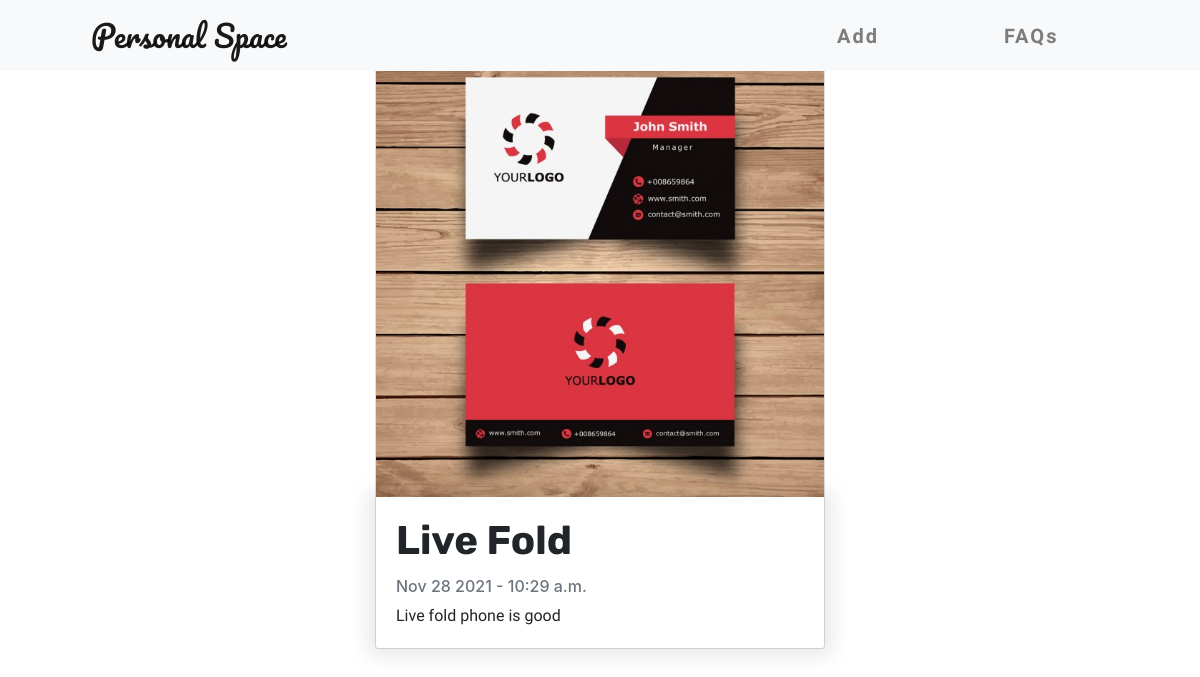
The page /livefold/ on the database its author committed.
### finatic/models.py (models this page shows, shortened)
class Lust(models.Model):
    title = models.CharField(max_length=100)
    slug = models.SlugField(max_length=100, unique=True)
    picture = models.ImageField()
    description = models.TextField()
    author = models.ForeignKey(User, on_delete=models.CASCADE)
    date = models.DateField(auto_now_add=True)
    time = models.TimeField(auto_now_add=True)
    update_date = models.DateField(auto_now_add=True)
    status = models.IntegerField(choices=STATUS, default=1)
    class Meta:
        ordering = ['-time']
        verbose_name_plural = 'Lust'

### finatic/views.py (the view)
# urls.py: path('<slug:slug>/', views.LustDetail.as_view(), name="detail"),
class LustDetail(generic.DetailView):
    model = Lust
    context_object_name = 'lust_detail'
    template_name = 'finatic/lust_detail.html'

### finatic/templates/finatic/lust_detail.html (shortened to what this page needs)
{%  extends 'base.html' %}
{% block content %}
   <div class="col-md-5 mt-5 mx-auto">
        <div class="card mb-4">
            <img src="{{ lust_detail.picture.url }}" alt="">
          <div class="card-body">
            <h1 class="card-title">{{ lust_detail.title }}</h1>
              <p class="card-text text-muted h6">{{ lust_detail.date | date:'M d Y' }} - {{ lust_detail.time }}</p>
            <p class="card-text" id="jff">{{ lust_detail.description | safe }}</p>
          </div>
        </div>
    </div>
{% endblock %}

### finatic/static/style.css (style rules this page uses)
* { box-sizing: border-box; margin: 0; padding: 0; }
.card-body { box-shadow: 0 0 20px 7px rgba(0, 0, 0, 0.1); }
.card-title { font-family: 'Rubik', 'sans-serif'; font-weight: bold; }
.card-text { font-family: 'Raleway', 'sans-serif'; }
.card { margin: 20px 10px; }

### finatic/static/page.css (style rules this page uses)
* { margin: 0; padding: 0; box-sizing: border-box; }

### rows shown on the page
Lust: picture (picture), title "Live Fold", date "Nov 28 2021", time "10:29 a.m.", description "Live fold phone is good"
